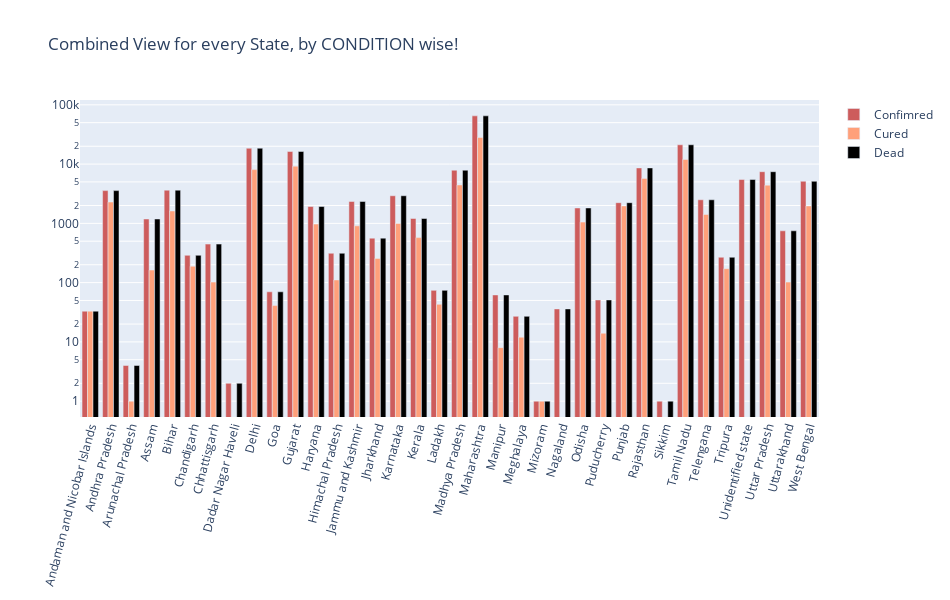

The notebook cell saved with this chart:
### Code cell
states = pivoted_df.columns[1:]

fig = go.Figure()
fig.add_trace(go.Bar(
    x=states,
    y=pivoted_df.loc[0].values[1:],
    name='Confimred',
    marker_color='indianred'
))
fig.add_trace(go.Bar(
    x=states,
    y=pivoted_df.loc[1].values[1:],
    name='Cured',
    marker_color='lightsalmon'
))
fig.add_trace(go.Bar(
    x=states,
    y=pivoted_df.loc[0].values[1:],
    name='Dead',
    marker_color='black'
))

# Here we modify the tickangle of the xaxis, resulting in rotated labels.
fig.update_layout(barmode='group', xaxis_tickangle=-75,width=950, height=600,title_text = 'Combined View for every State, by CONDITION wise!')
fig.update_yaxes(type="log")
fig.update_yaxes(nticks=15)
fig.update_layout(
    hoverlabel=dict(
        bgcolor="white", 
        font_size=16, 
        font_family="Rockwell"
    )
)
comparison_plot = PATH +'/comparison_plot'
pt.offline.plot(fig,filename = comparison_plot)
fig.show()

### Figure 1 — Plotly figure (JSON) as saved in the notebook; plotly's stock layout.template omitted (floating-point values rounded to 4 significant figures)
{"data": [{"marker": {"color": "indianred"}, "name": "Confimred", "type": "bar", "x": ["Andaman and Nicobar Islands", "Andhra Pradesh", "Arunachal Pradesh", "Assam", "Bihar", "Chandigarh", "Chhattisgarh", "Dadar Nagar Haveli", "Delhi", "Goa", "Gujarat", "Haryana", "Himachal Pradesh", "Jammu and Kashmir", "Jharkhand", "Karnataka", "Kerala", "Ladakh", "Madhya Pradesh", "Maharashtra", "Manipur", "Meghalaya", "Mizoram", "Nagaland", "Odisha", "Puducherry", "Punjab", "Rajasthan", "Sikkim", "Tamil Nadu", "Telengana", "Tripura", "Unidentified state", "Uttar Pradesh", "Uttarakhand", "West Bengal"], "y": [33, 3569, 4, 1185, 3636, 289, 447, 2, 18549, 70, 16343, 1923, 313, 2341, 563, 2922, 1208, 74, 7891, 65168, 62, 27, 1, 36, 1819, 51, 2233, 8617, 1, 21184, 2499, 268, 5491, 7445, 749, 5130]}, {"marker": {"color": "lightsalmon"}, "name": "Cured", "type": "bar", "x": ["Andaman and Nicobar Islands", "Andhra Pradesh", "Arunachal Pradesh", "Assam", "Bihar", "Chandigarh", "Chhattisgarh", "Dadar Nagar Haveli", "Delhi", "Goa", "Gujarat", "Haryana", "Himachal Pradesh", "Jammu and Kashmir", "Jharkhand", "Karnataka", "Kerala", "Ladakh", "Madhya Pradesh", "Maharashtra", "Manipur", "Meghalaya", "Mizoram", "Nagaland", "Odisha", "Puducherry", "Punjab", "Rajasthan", "Sikkim", "Tamil Nadu", "Telengana", "Tripura", "Unidentified state", "Uttar Pradesh", "Uttarakhand", "West Bengal"], "y": [33, 2289, 1, 163, 1618, 189, 102, 0, 8075, 41, 9230, 971, 111, 908, 256, 997, 575, 43, 4444, 28081, 8, 12, 1, 0, 1050, 14, 1967, 5739, 0, 12000, 1412, 172, 0, 4410, 102, 1970]}, {"marker": {"color": "black"}, "name": "Dead", "type": "bar", "x": ["Andaman and Nicobar Islands", "Andhra Pradesh", "Arunachal Pradesh", "Assam", "Bihar", "Chandigarh", "Chhattisgarh", "Dadar Nagar Haveli", "Delhi", "Goa", "Gujarat", "Haryana", "Himachal Pradesh", "Jammu and Kashmir", "Jharkhand", "Karnataka", "Kerala", "Ladakh", "Madhya Pradesh", "Maharashtra", "Manipur", "Meghalaya", "Mizoram", "Nagaland", "Odisha", "Puducherry", "Punjab", "Rajasthan", "Sikkim", "Tamil Nadu", "Telengana", "Tripura", "Unidentified state", "Uttar Pradesh", "Uttarakhand", "West Bengal"], "y": [33, 3569, 4, 1185, 3636, 289, 447, 2, 18549, 70, 16343, 1923, 313, 2341, 563, 2922, 1208, 74, 7891, 65168, 62, 27, 1, 36, 1819, 51, 2233, 8617, 1, 21184, 2499, 268, 5491, 7445, 749, 5130]}], "layout": {"barmode": "group", "height": 600, "hoverlabel": {"bgcolor": "white", "font": {"family": "Rockwell", "size": 16}}, "title": {"text": "Combined View for every State, by CONDITION wise!"}, "width": 950, "xaxis": {"tickangle": -75}, "yaxis": {"nticks": 15, "type": "log"}}}
